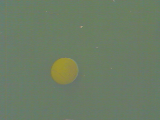
%> input picture gaussian_segment/train/001.png, 160 x 120 px
$ octave --eval "result = gauss_expand(imread('train/001.png'));"   (GNU Octave 9; MATLAB toolbox functions it lacks are replaced by stand-ins)
%> lines starting %> are read from the running program, lines starting %| are printed output that depends on the picture
function g = gauss_expand(I)

    % Input:
    % I: the input image
    % Output:
    % g: the image after the expand operation

    % Please follow the instructions to fill in the missing commands.

    % 1) Create the expanded image.
    % The new image should be twice the size of the original image.
    % So, for an n x n image you will create an empty 2n x 2n image
    % Fill every second row and column with the rows and columns of the original image
    % i.e., 1st row of I -> 1st row of expanded image
    %       2nd row of I -> 3rd row of expanded image
    %       3rd row of I -> 5th row of expanded image, and so on

    % 2) Create a Gaussian kernel of size 5x5 and
    % standard deviation equal to 1 (MATLAB command fspecial)

    % 3) Convolve the input image with the filter kernel (MATLAB command imfilter)
    % Tip: Use the default settings of imfilter
    % Remember to multiply the output of the filtering with a factor of 4

    sz = size(I);
%> sz = [120 160 3]
    target_h = sz(1) * 2;
%> target_h = 240
    target_w = sz(2) * 2;
%> target_w = 320
    ng = zeros(target_h, target_w, sz(3));
    ng(1:2:target_h, 1:2:target_w, :) = I;
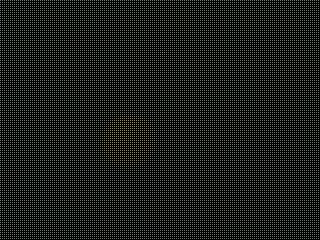
%> ng: size 240x320x3 double; mean R, G, B 26.8, 31.1, 25.1
    kernel = fspecial('Gaussian', 5, 1);
    ing = imfilter(ng, kernel);
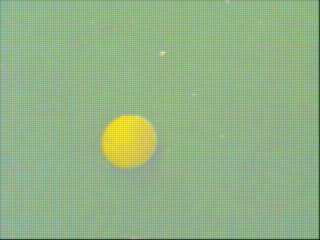
%> ing: size 240x320x3 double; mean R, G, B 26.7, 30.9, 25; drawn with min black and max white
    g = ing * 4;

end

$ run again, on gaussian_segment/train/002.png
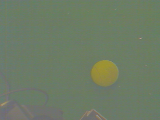
%> input picture gaussian_segment/train/002.png, 160 x 120 px
%> in gauss_expand, `ng(1:2:target_h, 1:2:target_w, :) = I;`:
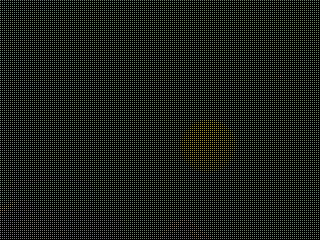
%> ng: size 240x320x3 double; mean R, G, B 27.3, 30.9, 25.3
%> in gauss_expand, `ing = imfilter(ng, kernel);`:
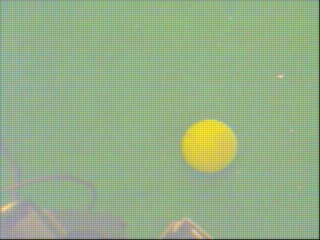
%> ing: size 240x320x3 double; mean R, G, B 27.1, 30.8, 25.2; drawn with min black and max white

$ run again, on gaussian_segment/train/003.png
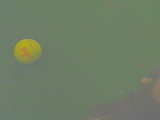
%> input picture gaussian_segment/train/003.png, 160 x 120 px
%> in gauss_expand, `ng(1:2:target_h, 1:2:target_w, :) = I;`:
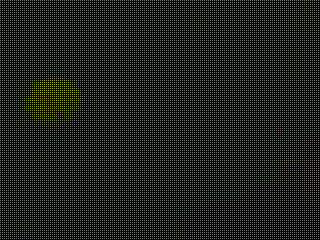
%> ng: size 240x320x3 double; mean R, G, B 27.6, 31.4, 25.4
%> in gauss_expand, `ing = imfilter(ng, kernel);`:
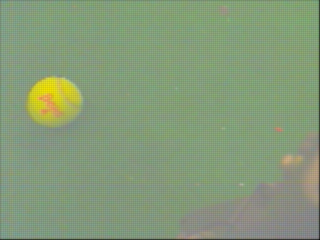
%> ing: size 240x320x3 double; mean R, G, B 27.4, 31.2, 25.3; drawn with min black and max white

$ run again, on gaussian_segment/train/004.png
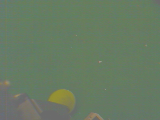
%> input picture gaussian_segment/train/004.png, 160 x 120 px
%> in gauss_expand, `ng(1:2:target_h, 1:2:target_w, :) = I;`:
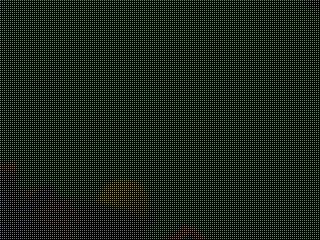
%> ng: size 240x320x3 double; mean R, G, B 25.9, 30.8, 24.8
%> in gauss_expand, `ing = imfilter(ng, kernel);`:
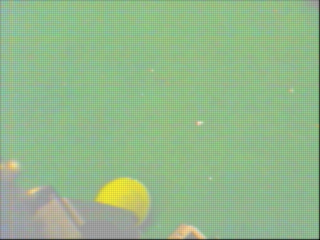
%> ing: size 240x320x3 double; mean R, G, B 25.7, 30.6, 24.6; drawn with min black and max white
